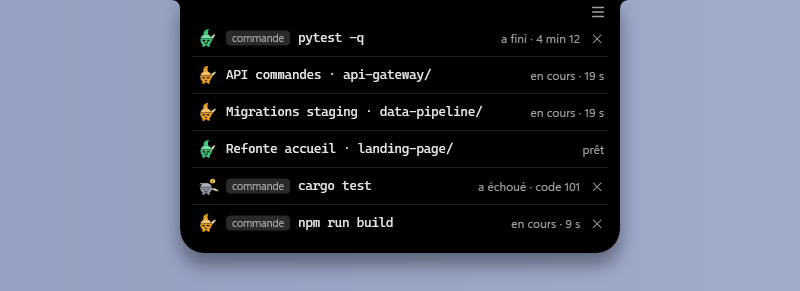
#> input picture docs/screenshots/commandes.png, 800 x 291 px
$ python -i make_video.py   (imports and definitions only)
#> lines starting #> are read from the running program, lines starting #| are printed output that depends on the picture
"""Rinel : video de presentation (60 s, 1920x1080, 30 i/s), rendu « verre cristal » en 3D simulee.
Images calculees avec Pillow et NumPy : fond a bokeh, panneaux de verre depoli (flou du fond derriere, biseau
lumineux, reflets, balayage speculaire), perspective, orbes de cristal, parallaxe.
Chaine complete (images, musique, ffmpeg) : docs/VIDEO-PRESENTATION.md.
Usage : python make_video.py frames [debut fin]   -> frames/00000.png ...
        python make_video.py audio                -> audio.wav (musique originale synthetisee)
"""
import math, os, random, sys, wave
import numpy as np
from PIL import Image, ImageDraw, ImageFont, ImageFilter, ImageChops, ImageEnhance

HERE = os.path.dirname(os.path.abspath(__file__))
SHOTS = os.path.normpath(os.path.join(HERE, '..', '..', 'screenshots'))
W, H, FPS, DUR = 1920, 1080, 30, 60.0

LIGHT = (238, 244, 255)
SOFT = (204, 220, 246)
ORANGE, GREEN, RED, GREY = (245, 165, 36), (63, 208, 127), (255, 93, 82), (142, 150, 163)
CYAN, VIOLET = (90, 205, 255), (150, 120, 255)

# ---------------------------------------------------------------- outils
def clamp(x, a=0.0, b=1.0): return max(a, min(b, x))
def seg(t, a, b): return clamp((t - a) / (b - a)) if b > a else (1.0 if t >= a else 0.0)
def ease_out(x): return 1 - (1 - x) ** 3
def ease_in_out(x): return 3 * x * x - 2 * x ** 3
def lerp(a, b, x): return a + (b - a) * x

_fonts = {}
# [6 lines left out: function font, not called in this run]

_assets = {}
# [26 lines left out: functions asset, overlay, rrect_mask, rrect_layer, not called in this run]

def screen(a, b):  # fusion « ecran » : les lumieres s'ajoutent
    return ImageChops.screen(a, b)

# ---------------------------------------------------------------- fond : degrade profond + bokeh en parallaxe
_base = {}
# [11 lines left out: function base_bg, not called in this run]

_orbs = {}
# [61 lines left out: functions orbs, bg_deep, text, not called in this run]

def caption(img, title, sub=None, y=120, alpha=1.0, size=64, glow=CYAN):
    text(img, title, W / 2, y, size, LIGHT, 'b', alpha, glow=glow)
    if sub: text(img, sub, W / 2, y + int(size * 0.98), int(size * 0.53), SOFT, 'r', alpha * 0.95)

# ---------------------------------------------------------------- 3D : perspective d'un panneau
D_CAM = 2300.0
# [93 lines left out: functions proj, persp_coeffs, warp, frost_patch, glass_panel, not called in this run]

# ---------------------------------------------------------------- captures detourees (l'encoche seule, sans son fond)
_cuts = {}
# [222 lines left out: functions cutout, sprite, cursor, ripple, crystal_orb, desktop_layer and 3 more, not called in this run]

CROPS = {'repliee': ((330, 0, 470, 70), 3.2), 'entrouverte': ((220, 0, 580, 110), 2.6), 'permission': ((150, 0, 650, 402), 1.7)}
# [122 lines left out: functions s4, s5, report_layer, s6, s7, not called in this run]

SCENES = [(0, 5, s1), (5, 12, s2), (12, 22, s3), (22, 34, s4), (34, 44, s5), (44, 52, s6), (52, 60.001, s7)]

# [16 lines left out: function render, not called in this run]

def work(i):
    out = os.path.join(HERE, 'frames', '%05d.png' % i)
    render(i / FPS).save(out, compress_level=1)
    return i

# ---------------------------------------------------------------- audio
SR = 44100
# [89 lines left out: functions pluck, note, mix_in, audio, not called in this run]

# [13 lines not run here, left out]

>>> import cv2
>>> picture = cv2.imread('../../screenshots/commandes.png', cv2.IMREAD_GRAYSCALE)
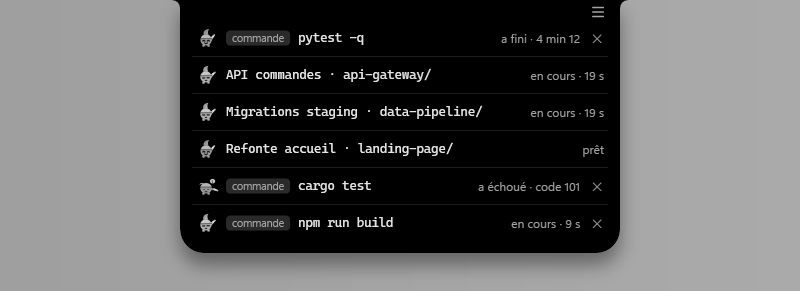
#> picture: shape (291, 800); min 0, max 230, mean 89.2
#> (the run stopped early here; a loop or call above may not have finished)

$ run again, on docs/screenshots/question.png
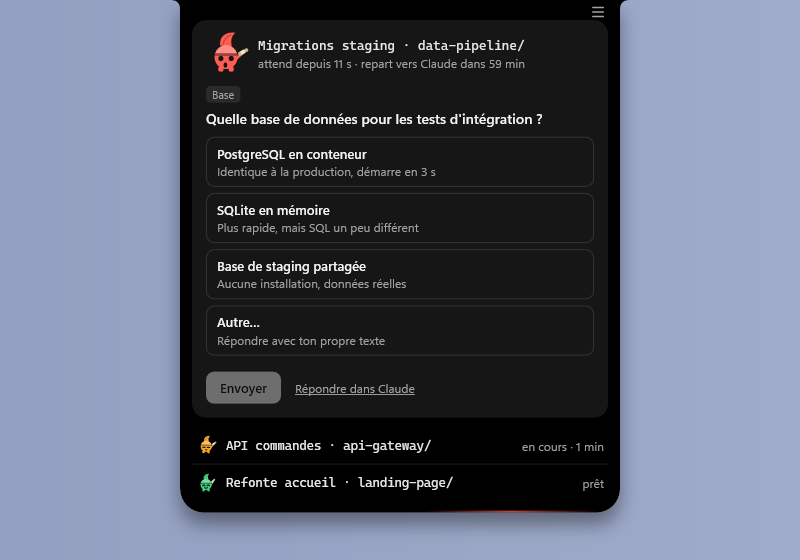
#> input picture docs/screenshots/question.png, 800 x 560 px
#> `picture = cv2.imread('../../screenshots/commandes.png', cv2.IMREAD_GRA..`:
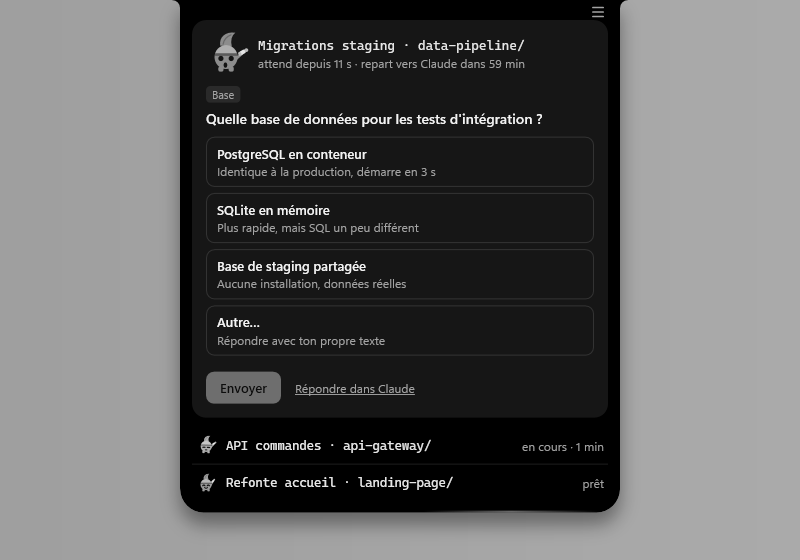
#> picture: shape (560, 800); min 0, max 242, mean 93.2

$ run again, on docs/screenshots/reglages.png
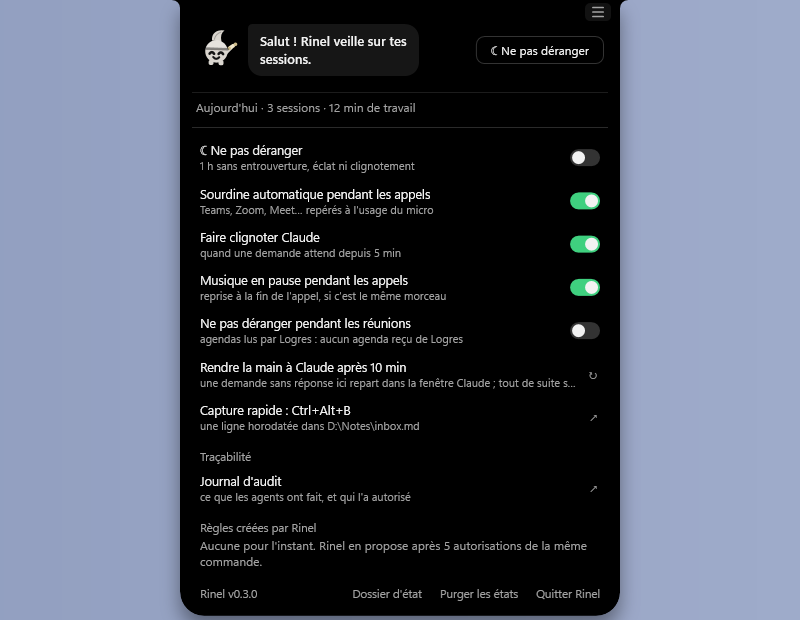
#> input picture docs/screenshots/reglages.png, 800 x 620 px
#> `picture = cv2.imread('../../screenshots/commandes.png', cv2.IMREAD_GRA..`:
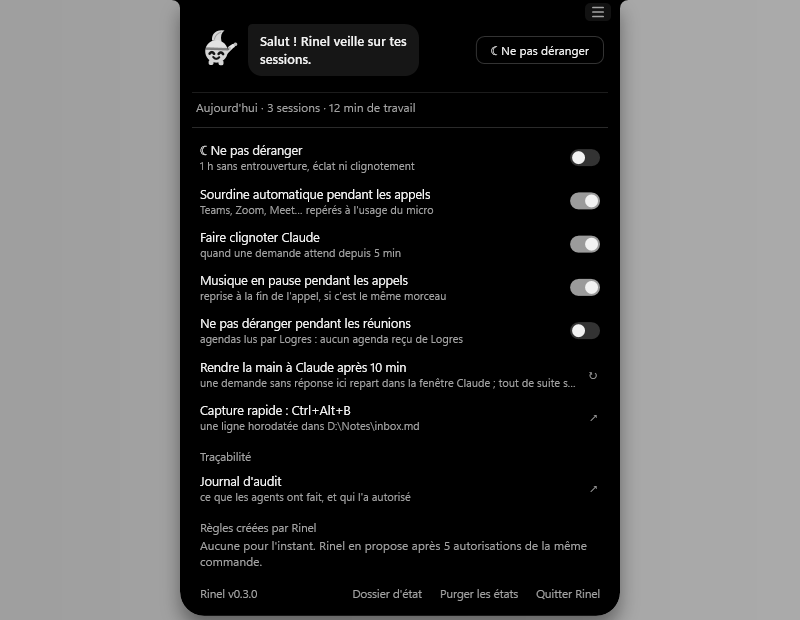
#> picture: shape (620, 800); min 0, max 242, mean 80.4
